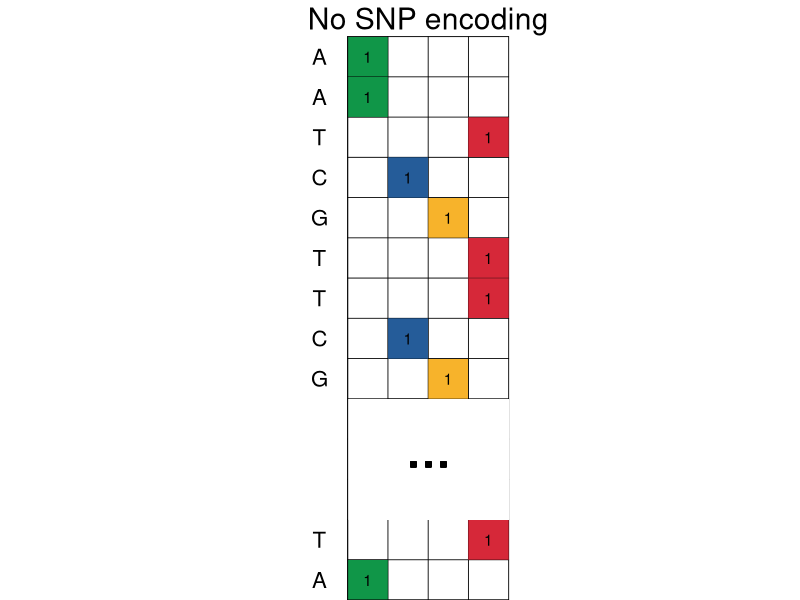
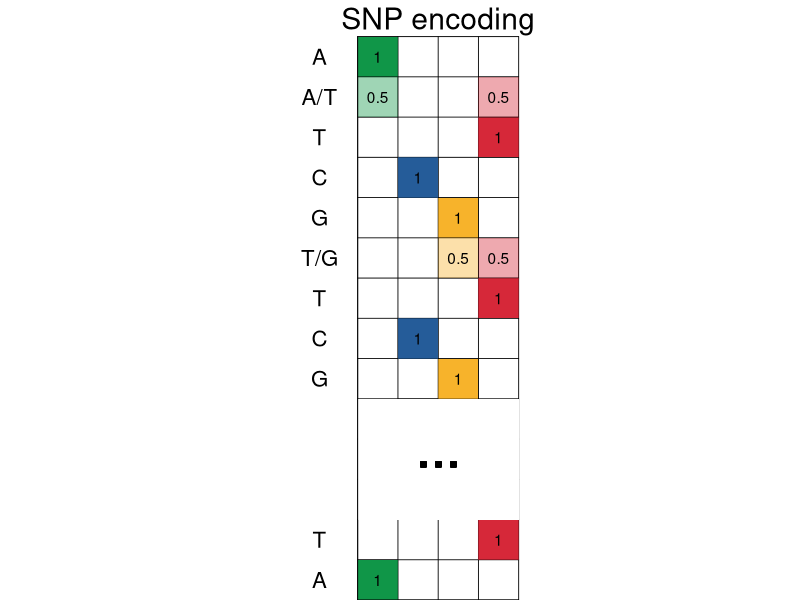

Write R code to recreate these figures, in order. (Note: this script raises an error after producing the figures.)
library(tidyverse)

# From MEME Suite
colors <-list("A" = '#109648', "C" = '#255C99', "G" = '#F7B32B', "T" = '#D62839')


# Initial Data Frame ------------------------------------------------------

loc <- data.frame(
  nt = c("A", "C", "G", "T"),
  loc = 1:4
)


make_seq_data_from_string <- function(str){
  nt <- strsplit(str, "")[[1]]
  
  data <- data.frame(nt = nt) %>% 
    left_join(loc, by = "nt") %>% 
    mutate(y = -row_number())
}

data <- make_seq_data_from_string("AATCGTTCGCTTTA")

# With SNPs ---------------------------------------------------------------

# Add two SNPs 
snps <- make_seq_data_from_string("TG")
snps$y <- c(-2, -6) 
  

# Make the fill values smaller to reflect uncertainty
data2 <- rbind(data, snps) 
data2



# Plotting code -----------------------------------------------------------

el_line_def <- element_line(color = "black", size = 0.3)
txt_margin <- margin(0.5, 0.5, 0.5, 0.5, "cm")

seq_theme <- theme_void() +
  theme(plot.title = element_text(hjust = 0.5),
        panel.grid.minor = el_line_def,
        axis.line.x = el_line_def,
        axis.line.y = el_line_def,
        axis.text.y = element_text(hjust = 0.5, size = 16, margin = txt_margin),
        plot.background = element_rect(fill = "white", color = "white"),
        title = element_text(hjust = 0.5, size = 18, margin = txt_margin)
  )
  

plot_seq <- function(df, drop = c(-10, -11, -12)){
  
  df2 <- df %>% 
    group_by(y) %>% 
    mutate(
      fill = ifelse(n() > 1, "SNP", "REF"),
      encoding = ifelse(n() > 1, "0.5","1"),
      lab = paste(nt, collapse = "/")
    ) %>% ungroup() 
  
  # Grab the SNPs information to use as a y label
  # E.g. c("C", "C/T", ...)
  y_labs <- arrange(df2, y) %>% 
    group_by(y) %>% 
    slice(1) %>% 
    ungroup() %>% 
    dplyr::filter(!(y %in% drop))
  
  
  print(y_labs$lab)
  
  p <- df2 %>% 
      ggplot(aes(x = loc, y = y, fill = nt)) +
      geom_tile(aes(alpha = fill), color = "black") +
      geom_text(aes(label = encoding)) +
      scale_fill_manual(values = colors, guide = "none") +
      coord_equal(clip = "off") +
      scale_alpha_manual(values = c(1, 0.4), guide = "none") +
      scale_x_continuous(
        minor_breaks = seq(0.5, 4.5, by = 1),
        expand = c(0, 0)
        ) +
      scale_y_continuous(
        minor_breaks = seq(0.5, min(df2$y) - 0.5, by = -1),
        breaks = y_labs$y,
        labels = y_labs$lab,
        expand = c(0, 0)
        ) +
      seq_theme
  
  if (length(drop) > 0){
    p +
      geom_rect(
        aes(
          xmin = -Inf, 
          xmax = Inf, 
          ymin = min(drop) - 0.5, 
          ymax = max(drop) + 0.5
          ),
        inherit.aes = FALSE,
        fill = "white",
        color = NA
        ) +
      geom_text(aes(x = 2.5, y = mean(drop), label = "..."), 
                size = 14,
                hjust = 0.5,
                vjust = 0.2)
    
  } else {
    p
  }
}

p1 <- plot_seq(data) + ggtitle("No SNP encoding")
p2 <- plot_seq(data2) + ggtitle("SNP encoding")

p1
p2

plot_seq(data_bottom) + ylim(c(0, -10))

ggsave("one-hot-reference.png", p1, width = 4, height = 8)
ggsave("one-hot-SNPs.png", p2, width = 4, height = 8)




# Trapezoid ---------------------------------------------------------------

conv_data <- data.frame(
  x = c(0,0,3,3, 4,4, 6,6),
  y = c(0,6,4.5,1.5, 1.5,4.5, 3.75, 2.25),
  layer = c(rep("Conv 1", 4),
            rep("Conv 2", 4)
  ),
  type = rep("Convolutional", 8)
)


flt_data <- data.frame(
  x = c(7,7, 7.5,7.5),
  y = c(0,6, 6,0),
  layer = rep("Flatten 1", 4),
  type = rep("Flatten", 4)
)

fc_data <- data.frame(
  x = c(8,8, 8.5, 8.5, 9,9, 9.5, 9.5, 10,10, 10.5,10.5),
  y = c(0,6, 6,0, 1.5, 4.5, 4.5,1.5, 1.5, 4.5, 4.5,1.5),
  layer = c(rep("Dense 1", 4), 
            rep("Dense 2", 4),
            rep("Dense 2", 4)),
  type = rep("Fully connected", 12)
)

all_layers = rbind(conv_data, flt_data, fc_data)

z <- all_layers %>% 
  ggplot(aes(x, y, group = layer, fill = type)) +
  geom_polygon() +
  annotate("text", x = 12, y = 3.25, parse = TRUE,
           label = "hat(pi)", size = 18) +
  coord_equal() +
  theme_void() +
  theme(
    legend.position="bottom",
    legend.title = element_blank(),
    text = element_text(size=rel(24)),
    plot.background = element_rect(fill = "white", color = "white")
    ) +
  scale_fill_manual(values = c("#1D5D9B", "#75C2F6", "#F4D160", "#FBEEAC")) 

ggsave(z, filename = "architecture.png", width = 16, height = 8)
